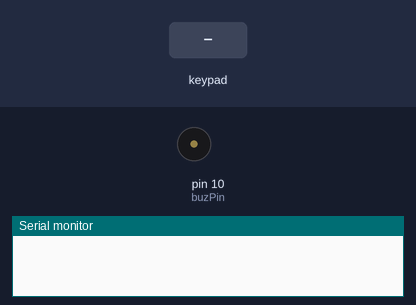
Recording of a sketch running on a simulated Arduino Uno, built with avr-gcc and run on an emulated ATmega328P. Shown: buzzer (waves = sounding), the last lines printed to the serial monitor. The inputs (shaded band) are chosen by the test bench.

Above: at 1.2 s.
1.3 s: keypad keys 9 8 7 6 pressed 0.4 s apart
At 2.31 s:
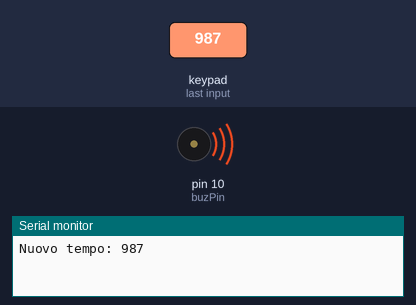
Timing chart, 0 to 10.4 s (numbered marks = the images above; inputs shaded):
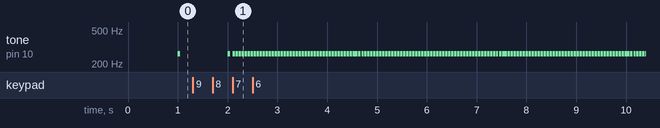

The sketch:

Metronome.ino
```cpp
#include <Keypad.h>

const byte ROWS = 4;
const byte COLS = 4;
char hexaKeys[ROWS][COLS] = {
  {'1','2','3','A'},
  {'4','5','6','B'},
  {'7','8','9','C'},
  {'*','0','#','D'}
};
byte rowPins[ROWS] = {9, 8, 7, 6};
byte colPins[COLS] = {5, 4, 3, 2};
Keypad customKeypad = Keypad(makeKeymap(hexaKeys), rowPins, colPins, ROWS, COLS);

const int buzPin = 10;
int tempo = 60;
int tdc[3] = {0, 6, 0};
int i = 0;

unsigned long lastBeat = 0; // Tempo dell'ultimo beep

void setup() {
  Serial.begin(9600);
}

void loop() {
  // Gestione dell'input da keypad
  char customKey = customKeypad.getKey();
  if (customKey && customKey >= '0' && customKey <= '9') {
    if (i < 3) {
      tdc[i] = customKey - '0';
      i++;
    }
    if (i == 3) {
      tempo = tdc[0] * 100 + tdc[1] * 10 + tdc[2];
      Serial.print("Nuovo tempo: ");
      Serial.println(tempo);
      i = 0;
    }
  }

  // Calcolo del delay tra i beep
  unsigned long interval = 60000UL / tempo;

  // Suona il beep se è passato abbastanza tempo
  if (millis() - lastBeat >= interval) {
    tone(buzPin, 262, 50); // Beep di 50 ms
    lastBeat = millis();
  }
}
```

Measured:
- after the input at 1.3 s, tone on pin 10 (buzPin): alternates 262 Hz for 0.05 s and silent for 0.01 s, starting after 0.81 s
